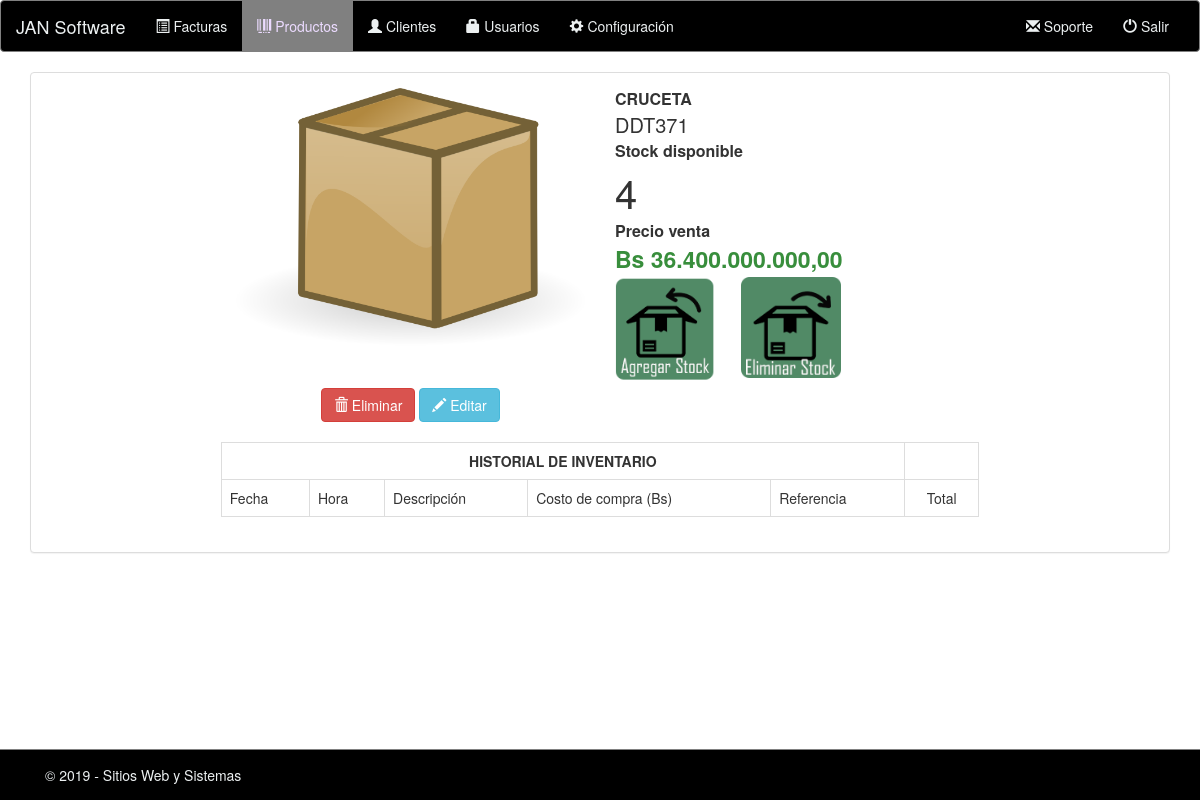
Screenshot of /producto.php?id=30 (signed in) with the database file from the repository.
### tables this page shows
CREATE TABLE `products` (
  `id_producto` int(11) NOT NULL auto_increment,
  `codigo_producto` varchar(255) NOT NULL,
  `nombre_producto` char(255) NOT NULL,
  `descripcion` varchar(255) NOT NULL,
  `stock` int(11) NOT NULL,
  `status_producto` tinyint(4) NOT NULL,
  `date_added` datetime NOT NULL,
  `precio_compra` double NOT NULL,
  `precio_producto` double NOT NULL,
  PRIMARY KEY  (`id_producto`),
  UNIQUE KEY `codigo_producto` (`codigo_producto`)
);

### producto.php (the view, shortened to what this page needs)
<?php
require_once ("config/conexion.php");
$active_facturas = "";
$active_productos = "active";
$active_clientes = "";
$active_usuarios = "";
$title = "Producto";
if (isset($_GET['id'])) {
    $id_producto = intval($_GET['id']);
    $query = mysqli_query($con, "select * from products where id_producto='$id_producto'");
    $row = mysqli_fetch_array($query);
} else {
    die("Producto no existe");
}
?>
<!DOCTYPE html>
<html lang="en">
    <head>
        <?php include("head.php"); ?>
    </head>
    <body>
        <?php
        include("navbar.php");
        ?>
        <div class="container">
            <div class="row">
                <div class="col-md-12">
                    <div class="panel panel-default">
                        <div class="panel-body">
                            <div class="row">
                                <div class="col-sm-4 col-sm-offset-2 text-center">
                                    <img class="item-img img-responsive" src="img/stock.png" alt="">
                                    <br>
                                    <a href="#" class="btn btn-danger" onclick="eliminar('<?php echo $row['id_producto']; ?>')" title="Eliminar"> <i class="glyphicon glyphicon-trash"></i> Eliminar </a>
                                    <a href="#myModal2" data-toggle="modal" data-codigo='<?php echo $row['codigo_producto']; ?>' data-nombre='<?php echo $row['nombre_producto']; ?>' data-descripcion='<?php echo $row['descripcion'] ?>' data-precioc='<?php echo $row['precio_compra'] ?>' data-precio='<?php echo $row['precio_producto'] ?>' data-stock='<?php echo $row['stock']; ?>' data-id='<?php echo $row['id_producto']; ?>' class="btn btn-info" title="Editar"> <i class="glyphicon glyphicon-pencil"></i> Editar </a>
                                </div>
                                <div class="col-sm-4 text-left">
                                    <div class="row margin-btm-20">
                                        <div class="col-sm-12">
                                            <span class="current-stock "> <?php echo $row['nombre_producto']; ?></span>
                                        </div>
                                        <div class="col-sm-12 margin-btm-10">
                                            <span class="item-number"><?php echo $row['codigo_producto']; ?></span>
                                        </div>
                                        <div class="col-sm-12 margin-btm-10">
                                        </div>
                                        <div class="col-sm-12">
                                            <span class="current-stock">Stock disponible</span>
                                        </div>
                                        <div class="col-sm-12 margin-btm-10">
                                            <span class="item-quantity"><?php echo $row['stock']; ?></span>
                                        </div>
                                        <div class="col-sm-12">
                                            <span class="current-stock"> Precio venta  </span>
                                        </div>
                                        <div class="col-sm-12">
                                            <span class="item-price">Bs <?php echo number_format($row['precio_producto'], 2, ",", "."); ?></span>
                                        </div>
                                        <div class="col-sm-12 margin-btm-10">
                                        </div>
                                        <div class="col-sm-6 col-xs-6 col-md-4 ">
                                            <a href="#add-stock" data-toggle="modal" data-target="#add-stock" data-precioc='<?php echo $row['precio_compra'] ?>' data-precio='<?php echo $row['precio_producto']?>'  ><img width="100px"  src="img/stock-in.png"></a>
                                        </div>
                                        <div class="col-sm-6 col-xs-6 col-md-4">
                                            <a href="" data-toggle="modal" data-target="#remove-stock"><img width="100px"  src="img/stock-out.png"></a>
                                        </div>
                                        <div class="col-sm-12 margin-btm-10">
                                        </div>
                                    </div>
                                </div>
                            </div>
                            <br>
                            <div class="row">
                                <div class="col-sm-8 col-sm-offset-2 text-left">
                                    <div class="row">
                                        <table class='table table-bordered'>
                                            <tr>
                                                <th class='text-center' colspan=5 >HISTORIAL DE INVENTARIO</th>
                                            </tr>
                                            <tr>
                                                <td>Fecha</td>
                                                <td>Hora</td>
                                                <td>Descripción</td>
                                                <td>Costo de compra (Bs)</td>
                                                <td>Referencia</td>
                                                <td class='text-center'>Total</td>
                                            </tr>
                                        </table>
                                    </div>
                                </div>
                            </div>
                        </div>
                    </div>
                </div>
            </div>
        </div>
        <?php
        include("footer.php");
        ?>
    </body>
</html>

### head.php (shortened to what this page needs)
<link rel="stylesheet" type="text/css" href="css/bootstrap.min.css">
<link rel="stylesheet" href="css/custom.css">

### navbar.php (shortened to what this page needs)
	<?php
		if (isset($title))
		{
	?>
<nav class="navbar navbar-default ">
  <div class="container-fluid">
    <div class="navbar-header">
      <a class="navbar-brand" href="#">JAN Software</a>
    </div>
    <div class="collapse navbar-collapse" id="bs-example-navbar-collapse-1">
      <ul class="nav navbar-nav">
        <li class="<?php echo $active_facturas;?>"><a href="facturas.php"><i class='glyphicon glyphicon-list-alt'></i> Facturas <span class="sr-only">(current)</span></a></li>
        <li class="<?php echo $active_productos;?>"><a href="productos.php"><i class='glyphicon glyphicon-barcode'></i> Productos</a></li>
		<li class="<?php echo $active_clientes;?>"><a href="clientes.php"><i class='glyphicon glyphicon-user'></i> Clientes</a></li>
		<li class="<?php echo $active_usuarios;?>"><a href="usuarios.php"><i  class='glyphicon glyphicon-lock'></i> Usuarios</a></li>
		<li class="<?php if(isset($active_perfil)){echo $active_perfil;}?>"><a href="perfil.php"><i  class='glyphicon glyphicon-cog'></i> Configuración</a></li>
       </ul>
      <ul class="nav navbar-nav navbar-right">
        <li><a href="#" target='_blank'><i class='glyphicon glyphicon-envelope'></i> Soporte</a></li>
		<li><a href="login.php?logout"><i class='glyphicon glyphicon-off'></i> Salir</a></li>
      </ul>
    </div>
  </div>
</nav>
	<?php
		}
	?>

### footer.php (shortened to what this page needs)
<div class="navbar navbar-default navbar-fixed-bottom">
    <div class="container">
      <p class="navbar-text pull-left">&copy <?php echo date('Y');?> -
           <a href="" target="_blank" style="color: #ecf0f1">Sitios Web y Sistemas</a>
      </p>
   </div>
</div>

### css/custom.css (style rules this page uses)
.navbar-default { background-color: black; border-color: grey }
.navbar-default .navbar-brand { color: #ecf0f1; }
.navbar-default .navbar-text { color: #ecf0f1; }
.navbar-default .navbar-nav > li > a { color: #ecf0f1; }
.navbar-default .navbar-nav > .active > a, .navbar-default .navbar-nav > .active > a:hover, .navbar-default .navbar-nav > .active > a:focus { color: #ecdbff; background-color: grey }
.navbar-default .navbar-collapse, .navbar-default .navbar-form { border-color: #ecf0f1; }
.item-quantity { font-size: 40px; }
.current-stock { font-size: 16px; font-weight: bold; }
.item-number { font-size: 20px; }
.item-price { font-size: 23px; font-weight: bold; color: #388e3c; }

### rows the page displays
products: nombre_producto "CRUCETA", codigo_producto "DDT371", stock "4", precio_producto "36.400.000.000,00"
